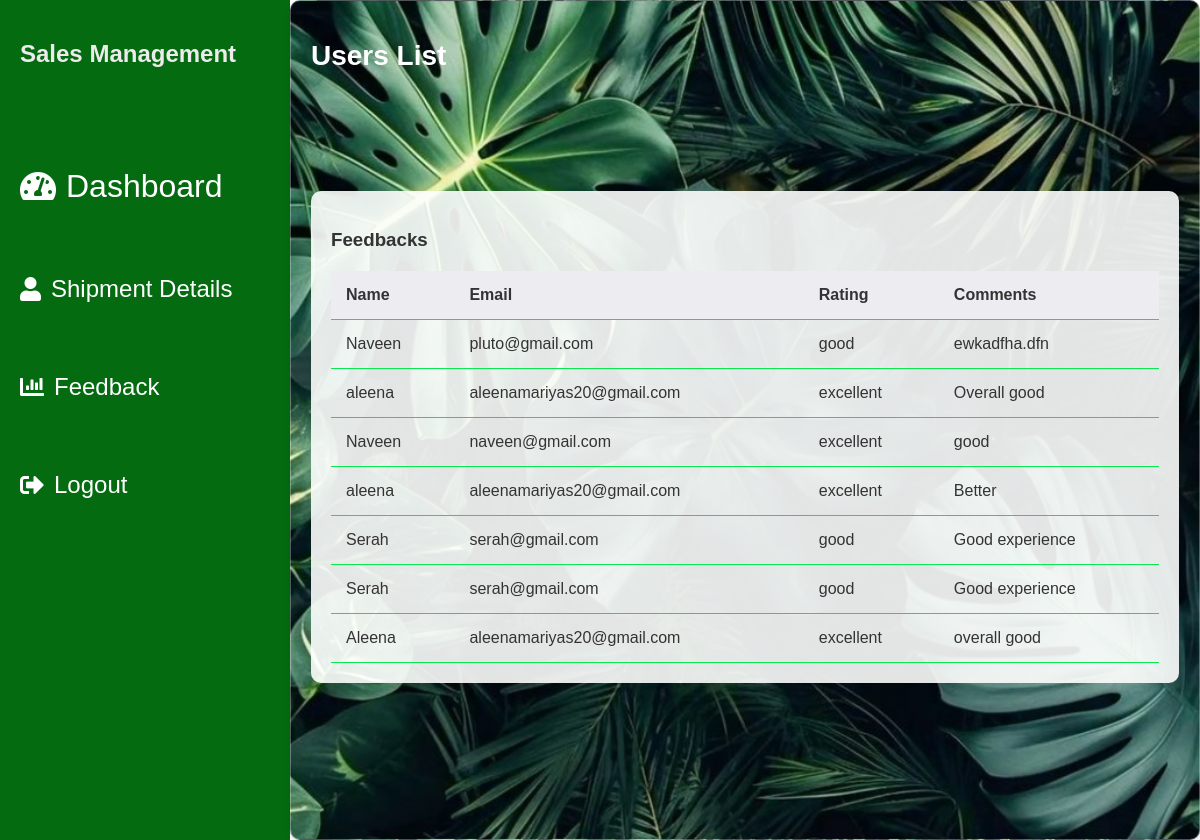
/admin_feedback/, run on the app's committed database.
### home/models.py (models this page shows)
class Feedback(models.Model):
    name = models.CharField(max_length=100)
    email = models.EmailField()
    rating = models.CharField(max_length=100)
    comments = models.TextField()

### home/views.py (the view)
# urls.py: path('admin_feedback/',admin_feedback, name='admin_feedback'),
def admin_feedback(request):
    feedbacks = Feedback.objects.all()
    return render(request , 'admin_feedback.html',{'feedbacks':feedbacks})

### templates/admin_feedback.html (shortened to what this page needs)
{% load static %}
<!DOCTYPE html>
<html lang="en">
<head>
    <link rel="stylesheet" href="https://cdnjs.cloudflare.com/ajax/libs/font-awesome/5.15.4/css/all.min.css">
</head>
<body>
    <div class="container">
        <aside class="sidebar">
            <div class="logo">
                <h2> Sales Management</h2>
            </div>
            <ul class="sidebar-menu">
                <li class="active"><a href="{% url 'admin_dashboard' %}" style="color:white; padding-top: 50px; font-size: 200%; font-family: 'Gill Sans', 'Gill Sans MT', Calibri, 'Trebuchet MS', sans-serif;"><i class="fas fa-tachometer-alt"></i> Dashboard</a></li>
                <li><a href="{% url 'admin_userslist' %}" style="color:white; padding-top: 50px; font-size: 150%; font-family: 'Gill Sans', 'Gill Sans MT', Calibri, 'Trebuchet MS', sans-serif"><i class="fas fa-user"></i> Shipment Details</a></li>
                <li><a href="{% url 'admin_feedback' %}"style="color:white; padding-top: 50px; font-size: 150%; font-family: 'Gill Sans', 'Gill Sans MT', Calibri, 'Trebuchet MS', sans-serif"><i class="fas fa-chart-bar"></i> Feedback</a></li>
                <li><a href="{% url 'userlogout' %}"style="color:white; padding-top: 50px; font-size: 150%; font-family: 'Gill Sans', 'Gill Sans MT', Calibri, 'Trebuchet MS', sans-serif"><i class="fas fa-sign-out-alt"></i> Logout</a></li>
            </ul>
        </aside>
        <main class="main-content">
            <div class="top-bar">
                <h1>Users List</h1>
            </div>
            <div class="customer-table">
                <h3>Feedbacks</h3>
                <table>
                    <thead>
                        <tr>
                            <th>Name</th>
                            <th>Email</th>
                            <th>Rating</th>
                            <th>Comments</th>
                        </tr>
                    </thead>
                    <tbody>
                        {% for feedback in feedbacks %}
                        <tr>
                            <td>{{ feedback.name }}</td>
                            <td>{{ feedback.email }}</td>
                            <td>{{ feedback.rating }}</td>
                            <td>{{ feedback.comments }}</td>
                        </tr>
                        {% endfor %}
                    </tbody>
                </table>
            </div>
</body>
</html>

### data on the page
Feedback: name "Naveen", email "pluto@gmail.com", rating "good", comments "ewkadfha.dfn"
Feedback: name "aleena", email "aleenamariyas20@gmail.com", rating "excellent", comments "Overall good"
Feedback: name "Naveen", email "naveen@gmail.com", rating "excellent", comments "good"
Feedback: name "aleena", email "aleenamariyas20@gmail.com", rating "excellent", comments "Better"
Feedback: name "Serah", email "serah@gmail.com", rating "good", comments "Good experience"
Feedback: name "Serah", email "serah@gmail.com", rating "good", comments "Good experience"
Feedback: name "Aleena", email "aleenamariyas20@gmail.com", rating "excellent", comments "overall good"
